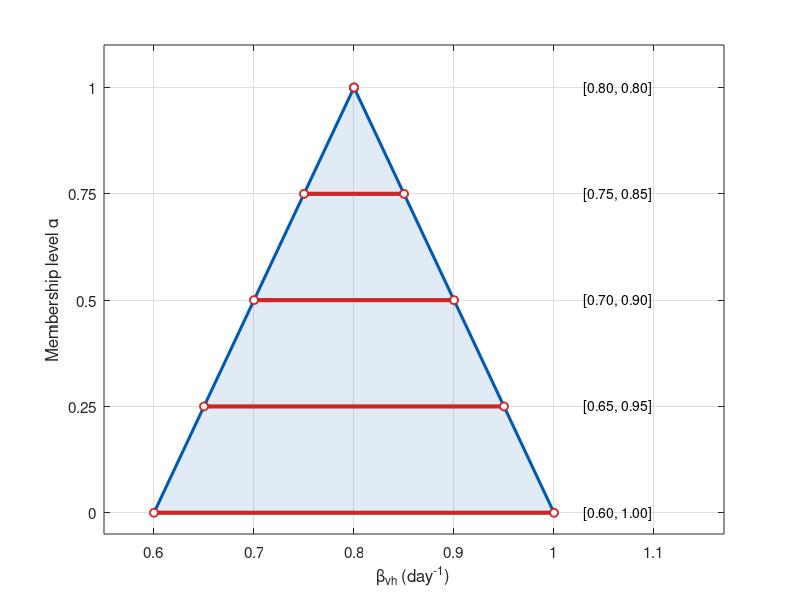

Reproduce this figure in MATLAB.
%% =====================================================================
%  Figure 3: alpha-cut decomposition of a triangular fuzzy number
%  Manuscript: "A Fuzzy Mathematical Framework for Integrated Control
%  of Soil-Transmitted Helminth and Malaria Co-infection under Parameter
%  Uncertainty".
%  Standalone script: running it produces one figure (Fig03_AlphaCut.png).
%  Tested in MATLAB-compatible syntax (also runs in GNU Octave >= 6).
%% =====================================================================
clear; close all; clc;

%% ---------------- Model parameters (Table 1) ----------------
Ncen  = 421119;      % Magu District Council population, 2022 census (NBS 2022)
P.mu  = 1/(67.2*365); % natural mortality: life expectancy 67.2 years (AfDB 2025)
P.Lam = P.mu*Ncen;   % human recruitment rate (persons day^-1), = 17.17
P.muv = 0.1429;      % mosquito mortality rate (day^-1)
P.bvh = 0.8;         % vector-to-human effective transmission rate (day^-1)
P.bhv = 0.8;         % human-to-vector effective transmission rate (day^-1)
P.bsw = 4.6e-7;      % environmental STH transmission rate (larva^-1 day^-1)
P.am  = 0.038;       % malaria recovery rate (day^-1)
P.als = 1/28;        % STH recovery (treatment) rate (day^-1)
P.asm = 0.005;       % simultaneous clearance rate of co-infection (day^-1)
P.dm  = 8.66e-5;     % malaria-induced death rate (day^-1)
P.sm  = 0.005;       % waning rate of malaria immunity (day^-1)
P.thw = 0.09;        % egg shedding rate (eggs person^-1 day^-1, scaled)
P.pse = 0.033;       % egg mortality rate (day^-1)
P.phe = 0.1;         % egg-to-L3 maturation rate (day^-1)
P.pha = 0.033;       % L3 larval mortality rate (day^-1)
P.ka  = 1.5;         % co-infection susceptibility modifier (-)
P.eta = 1.2;         % co-infection infectiousness modifier (-)
P.eps = 0.8;         % co-infection treatment-efficacy factor (-)
P.Nv  = 5e4;         % constant adult female mosquito population
Nst   = P.Lam/P.mu;  % disease-free human population

%% ---------------- Triangular fuzzy numbers (Table 2) ----------------
TFN.bvh = [0.6    0.8    1.0   ];
TFN.bsw = [2.5e-7 4.6e-7 7.0e-7];
TFN.am  = [1/42   0.038  1/14  ];
TFN.als = [1/42   1/28   1/14  ];
alphas  = [0 0.25 0.5 0.75 1];
cutL = @(v,a) v(1) + a*(v(2)-v(1));     % lower end of alpha-cut
cutU = @(v,a) v(3) - a*(v(3)-v(2));     % upper end of alpha-cut

%% ---------------- Reproduction numbers (Sect. 2.5) ----------------
R0m = @(bvh,am,u1,km) sqrt(bvh*(1-u1)*P.bhv*(1-u1)*P.Nv*P.mu ./ ...
                          (P.Lam*P.muv*(P.mu+km*am+P.dm)));
R0w = @(bsw,als,u2,ks) sqrt(bsw*(1-u2)*P.thw*P.phe*P.Lam ./ ...
                          (P.mu*P.pha*(P.pse+P.phe)*(P.mu+ks*als)));

%% ---------------- Alpha-cuts of the fuzzy transmission rate beta_vh ----------------
v = TFN.bvh; c = [0.00 0.35 0.70];
figure('Color','w','Units','centimeters','Position',[2 2 20 12]); hold on; box on; grid on;
fill([v(1) v(2) v(3)],[0 1 0],c,'FaceAlpha',0.12,'EdgeColor','none');
plot([v(1) v(2) v(3)],[0 1 0],'-','Color',c,'LineWidth',2.2);
for a = alphas
    lo = cutL(v,a); hi = cutU(v,a);
    plot([lo hi],[a a],'-','Color',[0.80 0.15 0.15],'LineWidth',3);
    plot([lo hi],[a a],'o','Color',[0.80 0.15 0.15],'MarkerFaceColor','w','MarkerSize',6,'LineWidth',1.4);
    text(v(3)+0.03, a, sprintf('[%.2f, %.2f]',lo,hi),'FontSize',10,'VerticalAlignment','middle');
end
xlim([v(1)-0.05, v(3)+0.17]); ylim([-0.05 1.1]);
set(gca,'FontSize',11,'YTick',alphas);
xlabel('\beta_{vh} (day^{-1})'); ylabel('Membership level \alpha');
print(gcf,'Fig03_AlphaCut','-dpng','-r300'); fprintf('Figure saved as Fig03_AlphaCut.png\n');
